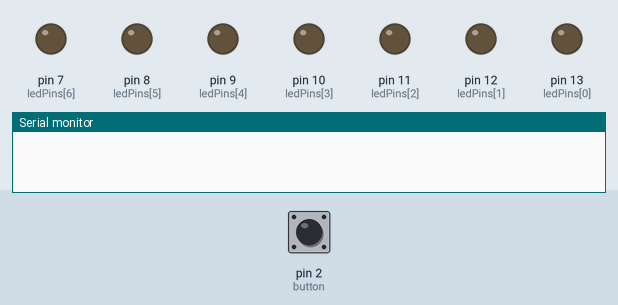
A sketch run on a simulated Arduino Uno, built with avr-gcc and run on an emulated ATmega328P. Parts: output pins drawn as LEDs (lit = HIGH), the last lines printed to the serial monitor. Dashed ring = blinking. The inputs (shaded band) are chosen by the test bench; at power-on: pin 2 (button) LOW. Random numbers use the default seed unless the sketch sets one.

Above: at 1.2 s.
1.3 s: pin 2 (button) pulled HIGH for 0.15 s
At 3.3 s:
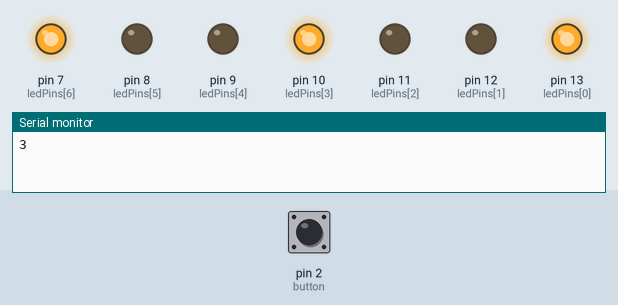
4.4 s: pin 2 (button) pulled HIGH for 1 s
At 6.0 s:
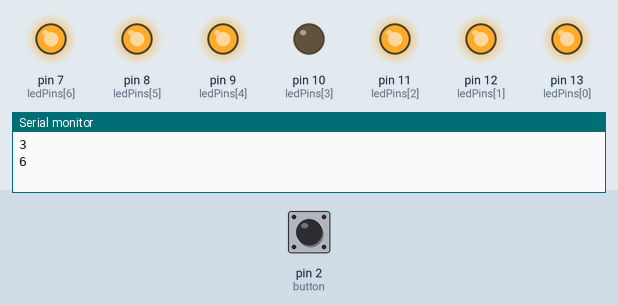
8.1 s: pin 2 (button) pulled HIGH for 0.15 s
At 10.0 s:
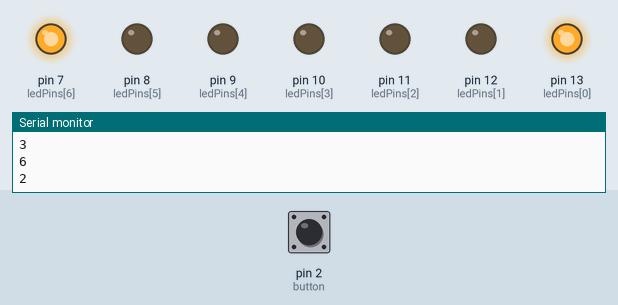
11.2 s: pin 2 (button) pulled HIGH for 3.2 s
At 12.2 s:
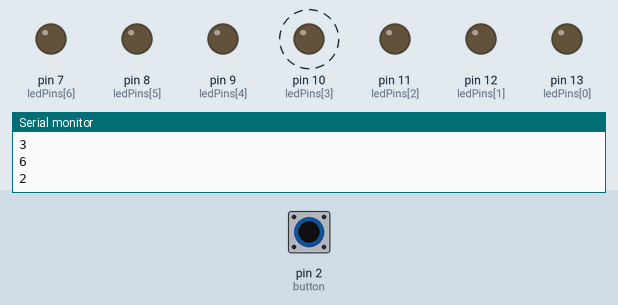
15.9 s: pin 2 (button) pulled HIGH for 0.15 s
At 17.9 s:
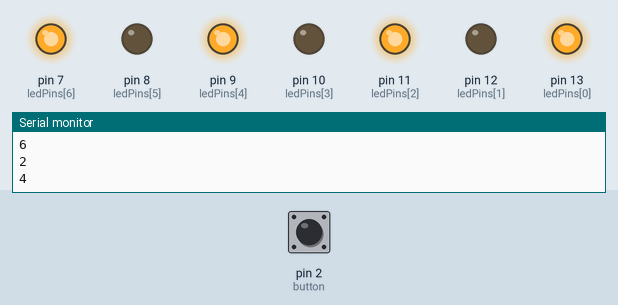
Timing chart, 0 to 19.7 s (numbered marks = the images above; inputs shaded):
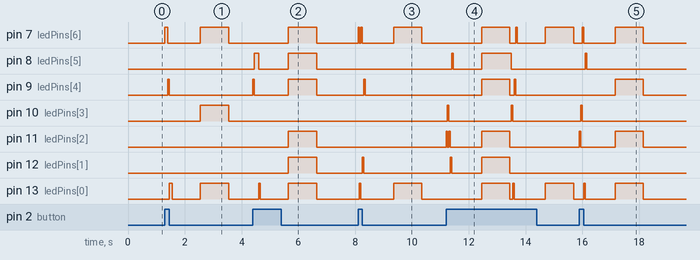

The sketch:

dice.ino
```cpp
int ledPins[]={13,12,11,10,9,8,7};
int i=0;
int button=2;
int delayRandom=50;
int delayTime=1000;
int diceNumbers[6][7]={
  {0,0,0,10,0,0,0},
  {13,0,0,0,0,0,7},
  {13,0,0,10,0,0,7},
  {13,0,11,0,9,0,7},
  {13,0,11,10,9,0,7},
  {13,12,11,0,9,8,7}
};
void setup(){
  for(i=0;i<7;i++){
    pinMode(ledPins[i], OUTPUT);
    Serial.begin(9600);
  }
  pinMode(button,INPUT);
}
void loop(){
  /*for(i=0;i<7;i++){
    digitalWrite(ledPins[i], HIGH);
  }*/
  if(digitalRead(button)==HIGH){
  	randomAnimation();
  }
}
void randomAnimation(){
  for(int j=0;j<5;j++){
  	int randomNumber=random(7,14);
    digitalWrite(randomNumber,HIGH);
    delay(delayRandom);
    digitalWrite(randomNumber,LOW);
  }
  delay(delayTime);
  randomNumber();
}
void randomNumber(){
  int randomNumber=random(1,7);
  Serial.println(randomNumber);
  for(int j=0;j<=6;j++){
    if(diceNumbers[randomNumber-1][j]>0){
      digitalWrite(diceNumbers[randomNumber-1][j],HIGH);
      //Serial.println(diceNumbers[randomNumber-1][j]);
    }
  }
  delay(delayTime);
  clearAll();
}
void clearAll(){
  for(i=0;i<7;i++){
    digitalWrite(ledPins[i], LOW);
  }
}
```

Measured:
- after the input at 1.3 s, pin 7 (ledPins[6]): LOW → HIGH at once, → LOW 0.10 s later, → HIGH 1.2 s later, → LOW 1.0 s later; pin 9 (ledPins[4]): LOW → HIGH after 0.10 s, → LOW 0.05 s later
- after the input at 4.4 s, pin 7 (ledPins[6]): LOW → HIGH after 1.3 s, → LOW 1.0 s later; pin 8 (ledPins[5]): LOW → HIGH after 0.05 s, → LOW 0.15 s later, → HIGH 1.1 s later, → LOW 1.0 s later
- after the input at 8.1 s, pin 7 (ledPins[6]): goes HIGH 0.05 s, LOW 0.05 s, HIGH 0.05 s, LOW 1.1 s, HIGH 1.0 s, then LOW, starting at once; pin 9 (ledPins[4]): LOW → HIGH after 0.20 s, → LOW 0.05 s later
- after the input at 11.2 s, pin 7 (ledPins[6]): goes HIGH 1.0 s, LOW 0.20 s, HIGH 0.05 s, LOW 1.0 s, HIGH 1.0 s, then LOW, starting after 1.3 s; pin 8 (ledPins[5]): LOW → HIGH after 0.20 s, → LOW 0.05 s later, → HIGH 1.0 s later, → LOW 1.1 s later
- after the input at 15.9 s, pin 7 (ledPins[6]): LOW → HIGH after 0.10 s, → LOW 0.05 s later, → HIGH 1.1 s later, → LOW 1.0 s later; pin 8 (ledPins[5]): LOW → HIGH after 0.20 s, → LOW 0.05 s later
